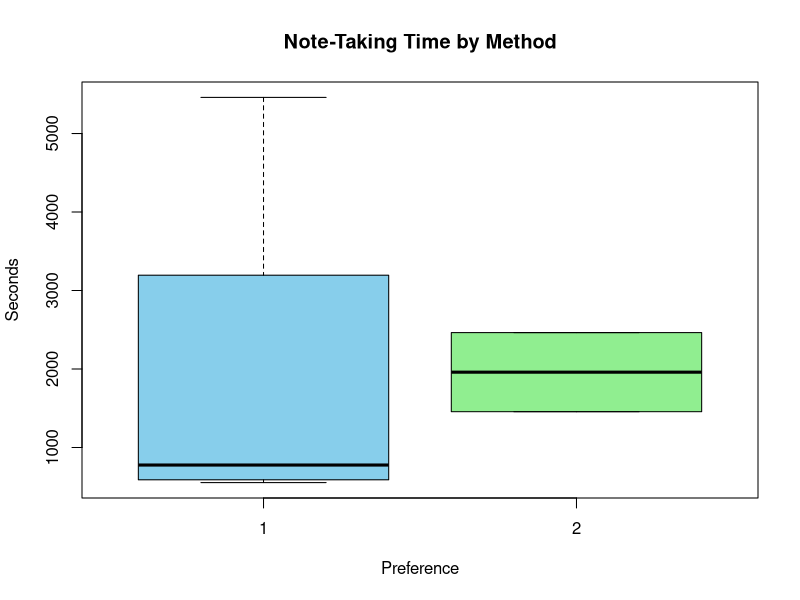
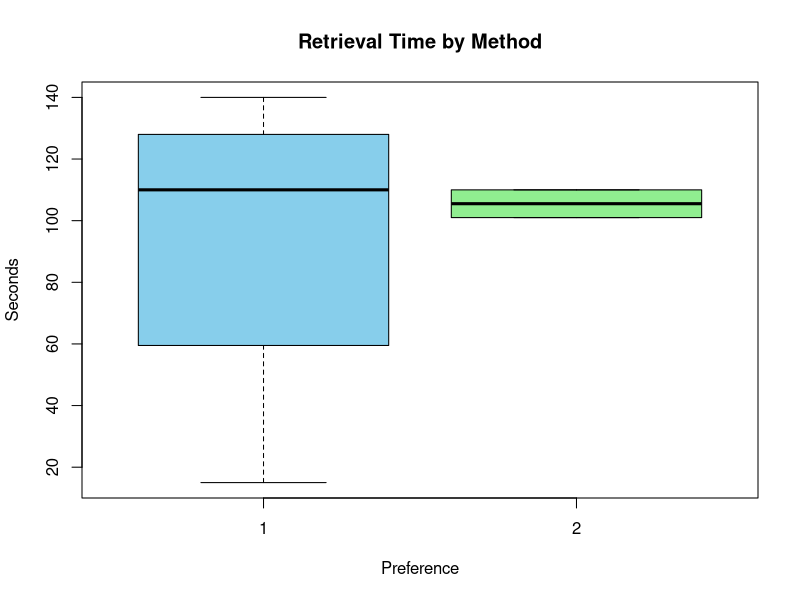
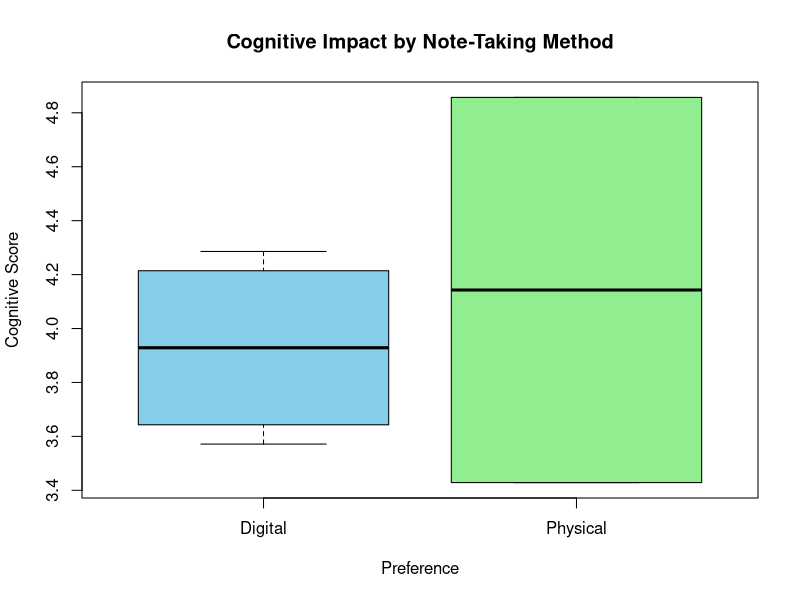

Here is the R script that generated these plots, in order:
library(tidyverse)
library(dplyr)

# Loading csv
df<-read.csv("data_R.csv")

# HH:MM:SS to seconds function
time_to_seconds <- function(time_str) {
  parts <- strsplit(as.character(time_str), ":")[[1]]
  if (length(parts) == 3) {
    return(as.numeric(parts[1])*3600 + as.numeric(parts[2])*60 + as.numeric(parts[3]))
  } else {
    return(NA)
  }
}

df$NoteTakingTime_sec <- sapply(df$NoteTakingTime, time_to_seconds)
df$RetrievalTime_sec <- sapply(df$RetrievalTime, time_to_seconds)

# 1 - Digital and 2 - Physical
df$Preference <- factor(df$Preference, levels = c("1", "2"))
df$Preference

"-----------------------------------------------------------------------------------------------"
"Hypothesis 1 - Physical note-taking participants will take significantly more time 
for both note-taking and retrieval tasks than digital note-taking participants.
Since both the time were not normal we can use."

# First we will do normality tests on Note-Taking Time and Retrieval Time
# Note-Taking Time
shapiro.test(df$NoteTakingTime_sec)
# NoteTakingTime_sec - Resulted in not normal 

# Retrieval Time
shapiro.test(df$RetrievalTime_sec)
# RetrievalTime_sec - Resulted in not normal 

# Using non-parametric tests
# Note-Taking Time: Physical vs Digital
wilcox.test(NoteTakingTime_sec ~ Preference, data = df)

# Retrieval Time: Physical vs Digital
wilcox.test(RetrievalTime_sec ~ Preference, data = df)

# The test revealed no significant differences in:
# Note-taking time (W = 2, p = 0.53)
# Retrieval time (W = 5, p = 0.80)

# Since inferential tests doesn't give much insights, we will now use descriptive stats

df %>%
  group_by(Preference) %>%
  summarise(
    Mean_Note = mean(NoteTakingTime_sec, na.rm = TRUE),
    Median_Note = median(NoteTakingTime_sec, na.rm = TRUE),
    SD_Note = sd(NoteTakingTime_sec, na.rm = TRUE),
    Mean_Retrieval = mean(RetrievalTime_sec, na.rm = TRUE),
    Median_Retrieval = median(RetrievalTime_sec, na.rm = TRUE),
    SD_Retrieval = sd(RetrievalTime_sec, na.rm = TRUE),
    N = n()
  )

"On average, digital note-takers (n = 4) spent 1,892 seconds on note-taking (SD = 2,384), while 
physical note-takers (n = 2) spent 1,960 seconds (SD = 713). Despite a slightly higher mean for 
the physical group, the digital group had a much lower median (777 sec), indicating high 
variability — likely driven by one or more long note-taking sessions."

boxplot(NoteTakingTime_sec ~ Preference, data = df,
        main = "Note-Taking Time by Method", ylab = "Seconds", col = c("skyblue", "lightgreen"))

boxplot(RetrievalTime_sec ~ Preference, data = df,
        main = "Retrieval Time by Method", ylab = "Seconds", col = c("skyblue", "lightgreen"))

# The above results can be also be verified by looking at the box plots and see the high variability.


"-----------------------------------------------------------------------------------------------"


# Hypothesis 2


"-----------------------------------------------------------------------------------------------"


# Hypothesis 3


"-----------------------------------------------------------------------------------------------"


"Hypothesis 4 - Physical note-taking participants will demonstrate a significantly greater positive cognitive impact—measured through higher focus, lower cognitive load, and better retention—compared to digital note-taking participants."

df <- df %>%
  mutate(
    CognitiveScore = rowMeans(df[, c("Cognitive1", "Cognitive2", "Cognitive3", "Cognitive4", 
                                     "Cognitive5", "Cognitive6", "Cognitive7")], na.rm = TRUE),
    Preference = factor(Preference, levels = c("1", "2"), labels = c("Digital", "Physical"))
  )

# Filtering missing values
filtered_data <- df %>%
  filter(!is.na(Preference) & !is.na(CognitiveScore))

# Normality checking
shapiro.test(filtered_data$CognitiveScore)
# p-value was 0.6338 > 0.05 which means normal - parametric tests can be performed

# We can now do t-test
t.test(CognitiveScore ~ Preference, data = filtered_data)
# No significance difference was found that means fail to reject null hypothesis

# Since t-test showed no significant difference, now running descriptive statistics
filtered_data %>%
  group_by(Preference) %>%
  summarise(
    Mean = mean(CognitiveScore, na.rm = TRUE),
    Median = median(CognitiveScore, na.rm = TRUE),
    SD = sd(CognitiveScore, na.rm = TRUE),
    N = n()
  )
"Although the physical group showed greater variability, both groups had matching medians, 
suggesting no strong skew."

boxplot(CognitiveScore ~ Preference, data = filtered_data,
        main = "Cognitive Impact by Note-Taking Method",
        ylab = "Cognitive Score", col = c("skyblue", "lightgreen"))

"-----------------------------------------------------------------------------------------------"

